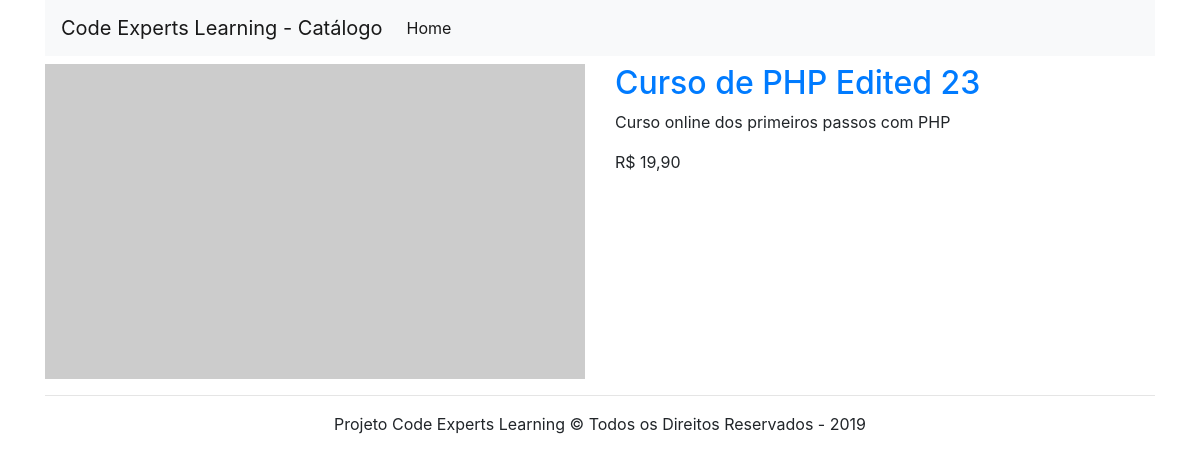
Page /product/1 on the committed database.
### tables this page shows
CREATE TABLE `products` (
  `id` int(11) NOT NULL AUTO_INCREMENT,
  `category_id` int(11) DEFAULT NULL,
  `name` varchar(255) DEFAULT NULL,
  `price` float(10,2) DEFAULT NULL,
  `amount` int(11) DEFAULT NULL,
  `description` text,
  `slug` varchar(255) DEFAULT NULL,
  `created_at` datetime DEFAULT NULL,
  `updated_at` datetime DEFAULT NULL,
  PRIMARY KEY (`id`)
);

### src/View/View.php (called while the page is built, shortened)
<?php
class View
{
    private $view;
    public function __construct($view)
    {
        $this->view = $view;
        require VIEWS_INCLUDES_PATH . 'header.phtml';
    }
    public function render()
    {
        require VIEWS_PATH . $this->view;
        require VIEWS_INCLUDES_PATH . 'footer.phtml';
        return ob_get_clean();
    }
}

### src/Controller/ProductController.php (called while the page is built, shortened)
<?php
class ProductController
{
    public function index($id)
    {
        $id = (int) $id;
        $pdo = Connection::getInstance();
        $view = new View('site' . DIRECTORY_SEPARATOR . 'single.phtml');
        $view->product = (new Product($pdo))->find($id);
        return $view->render();
    }
}

### src/DB/Entity.php (called while the page is built, shortened)
<?php
abstract class Entity
{
    private $conn;
    public function __construct(PDO $conn)
    {
        $this->conn = $conn;
    }
    public function find(int $id)
    {
        $sql = 'SELECT * FROM products WHERE id = :id';
        $get = $this->conn->prepare($sql);
        $get->bindValue(':id', $id, PDO::PARAM_INT);
        $get->execute();
        return $get->fetch(PDO::FETCH_ASSOC);
    }
}

### views/site/single.phtml (the view)
<div class="row">
    <div class="col-6">
        <img src="http://via.placeholder.com/600x350?text=<?= $this->product['name'];?>" alt="" class="img-fluid">
    </div>
    <div class="col-6">
        <h2><a href="<?= HOME;?>/product/<?= $this->product['id'];?>"><?= $this->product['name'];?></a></h2>
        <p><?= $this->product['description'];?></p>
        <p>R$ <?=number_format($this->product['price'], 2, ',', '.');?></p>
    </div>
</div>

### rows in the picture
products: name "Curso de PHP Edited 23", description "Curso online dos primeiros passos com PHP", price "19,90"
